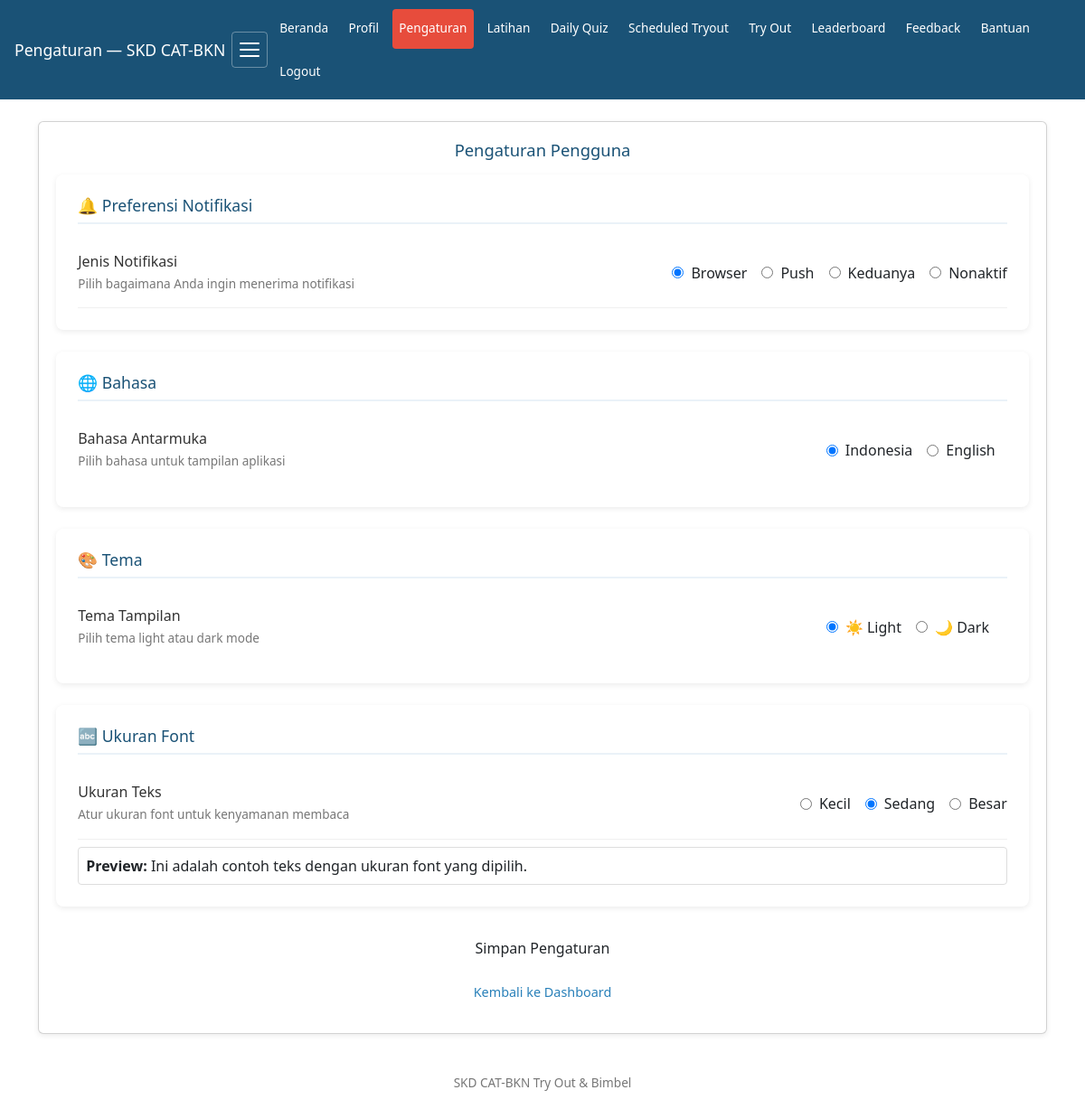
/pages/settings.php (signed in), run on the app's committed database.
### tables this page shows
CREATE TABLE `users` (
  `id` int(11) NOT NULL AUTO_INCREMENT,
  `nama` varchar(100) NOT NULL,
  `email` varchar(100) DEFAULT NULL COMMENT 'Email (deprecated, gunakan no_hp)',
  `instansi_pilihan` varchar(100) DEFAULT NULL,
  `created_at` timestamp NOT NULL DEFAULT current_timestamp(),
  `role` enum('admin','user') DEFAULT 'user',
  `status` enum('active','suspended','banned') DEFAULT 'active' COMMENT 'User account status',
  `suspended_at` timestamp NULL DEFAULT NULL COMMENT 'Timestamp when user was suspended',
  `suspended_reason` text DEFAULT NULL COMMENT 'Reason for suspension',
  `instansi_id` int(11) DEFAULT NULL,
  `password_hash` varchar(255) DEFAULT NULL,
  `failed_attempts` int(11) DEFAULT 0,
  `lockout_until` datetime DEFAULT NULL,
  `instansi` varchar(100) DEFAULT NULL,
  `no_hp` varchar(20) DEFAULT NULL COMMENT 'Nomor HP untuk login (08xx)',
  `sekolah_asal` varchar(100) DEFAULT NULL COMMENT 'Nama sekolah asal (SMA/SMK/MA)',
  `tahun_tamat` int(11) DEFAULT NULL COMMENT 'Tahun tamat sekolah',
  `foto_profil` varchar(255) DEFAULT NULL COMMENT 'Path to profile photo',
  `tanggal_lahir` date DEFAULT NULL COMMENT 'Tanggal lahir user',
  `jenis_kelamin` enum('L','P') DEFAULT NULL COMMENT 'Jenis kelamin: L=Laki-laki, P=Perempuan',
  `alamat` text DEFAULT NULL COMMENT 'Alamat lengkap user',
  `show_leaderboard` tinyint(1) DEFAULT 1 COMMENT 'Show profile in leaderboard: 1=show, 0=hide',
  `notification_preference` enum('push','browser','both','none') DEFAULT 'browser' COMMENT 'Preferensi notifikasi',
  `language` varchar(5) DEFAULT 'id' COMMENT 'Bahasa: id=en, en=english',
  `theme` varchar(10) DEFAULT 'light' COMMENT 'Tema: light/dark',
  `font_size` varchar(10) DEFAULT 'medium' COMMENT 'Ukuran font: small/medium/large',
  PRIMARY KEY (`id`),
  UNIQUE KEY `unique_no_hp` (`no_hp`),
  KEY `instansi_id` (`instansi_id`),
  KEY `idx_status` (`status`),
  CONSTRAINT `users_ibfk_1` FOREIGN KEY (`instansi_id`) REFERENCES `instansi` (`id`) ON DELETE SET NULL
);

### pages/settings.php (the view, shortened to what this page needs)
<?php
require '../config.php';
$userId = (int)$_SESSION['user_id'];
$stmt = $pdo->prepare("SELECT * FROM users WHERE id = ?");
$stmt->execute([$userId]);
$user = $stmt->fetch();
?>
<!DOCTYPE html>
<html lang="id">
<head>
<link rel="stylesheet" href="assets/form.css">
<link rel="stylesheet" href="assets/style.css">
</head>
<body>
<?php require '../includes/navigation.php'; ?>
<div class="container">
<div class="card">
<h2>Pengaturan Pengguna</h2>
<form method="POST" action="">
<div class="settings-section">
    <h3>🔔 Preferensi Notifikasi</h3>
    <div class="setting-item">
        <div class="setting-label">
            <h4>Jenis Notifikasi</h4>
            <p>Pilih bagaimana Anda ingin menerima notifikasi</p>
        </div>
        <div class="setting-control">
            <div class="radio-group">
                <label class="radio-option">
                    <input type="radio" name="notification_preference" value="browser" <?= ($user['notification_preference'] ?? 'browser') === 'browser' ? 'checked' : '' ?>>
                    <span>Browser</span>
                </label>
                <label class="radio-option">
                    <input type="radio" name="notification_preference" value="push" <?= ($user['notification_preference'] ?? 'browser') === 'push' ? 'checked' : '' ?>>
                    <span>Push</span>
                </label>
                <label class="radio-option">
                    <input type="radio" name="notification_preference" value="both" <?= ($user['notification_preference'] ?? 'browser') === 'both' ? 'checked' : '' ?>>
                    <span>Keduanya</span>
                </label>
                <label class="radio-option">
                    <input type="radio" name="notification_preference" value="none" <?= ($user['notification_preference'] ?? 'browser') === 'none' ? 'checked' : '' ?>>
                    <span>Nonaktif</span>
                </label>
            </div>
        </div>
    </div>
</div>
<div class="settings-section">
    <h3>🌐 Bahasa</h3>
    <div class="setting-item">
        <div class="setting-label">
            <h4>Bahasa Antarmuka</h4>
            <p>Pilih bahasa untuk tampilan aplikasi</p>
        </div>
        <div class="setting-control">
            <div class="radio-group">
                <label class="radio-option">
                    <input type="radio" name="language" value="id" <?= ($user['language'] ?? 'id') === 'id' ? 'checked' : '' ?>>
                    <span>Indonesia</span>
                </label>
                <label class="radio-option">
                    <input type="radio" name="language" value="en" <?= ($user['language'] ?? 'id') === 'en' ? 'checked' : '' ?>>
                    <span>English</span>
                </label>
            </div>
        </div>
    </div>
</div>
<div class="settings-section">
    <h3>🎨 Tema</h3>
    <div class="setting-item">
        <div class="setting-label">
            <h4>Tema Tampilan</h4>
            <p>Pilih tema light atau dark mode</p>
        </div>
        <div class="setting-control">
            <div class="radio-group">
                <label class="radio-option">
                    <input type="radio" name="theme" value="light" <?= ($user['theme'] ?? 'light') === 'light' ? 'checked' : '' ?>>
                    <span>☀️ Light</span>
                </label>
                <label class="radio-option">
                    <input type="radio" name="theme" value="dark" <?= ($user['theme'] ?? 'light') === 'dark' ? 'checked' : '' ?>>
                    <span>🌙 Dark</span>
                </label>
            </div>
        </div>
    </div>
</div>
<div class="settings-section">
    <h3>🔤 Ukuran Font</h3>
    <div class="setting-item">
        <div class="setting-label">
            <h4>Ukuran Teks</h4>
            <p>Atur ukuran font untuk kenyamanan membaca</p>
        </div>
        <div class="setting-control">
            <div class="radio-group">
                <label class="radio-option">
                    <input type="radio" name="font_size" value="small" <?= ($user['font_size'] ?? 'medium') === 'small' ? 'checked' : '' ?>>
                    <span>Kecil</span>
                </label>
                <label class="radio-option">
                    <input type="radio" name="font_size" value="medium" <?= ($user['font_size'] ?? 'medium') === 'medium' ? 'checked' : '' ?>>
                    <span>Sedang</span>
                </label>
                <label class="radio-option">
                    <input type="radio" name="font_size" value="large" <?= ($user['font_size'] ?? 'medium') === 'large' ? 'checked' : '' ?>>
                    <span>Besar</span>
                </label>
            </div>
        </div>
    </div>
    <div class="font-preview font-<?= $user['font_size'] ?? 'medium' ?>">
        <strong>Preview:</strong> Ini adalah contoh teks dengan ukuran font yang dipilih.
    </div>
</div>
<button type="submit" class="btn" aria-label="Simpan pengaturan">Simpan Pengaturan</button>
</form>
<p style="text-align:center;margin-top:1rem;font-size:.9rem">
<a href="user_dashboard.php" class="link">Kembali ke Dashboard</a>
</p>
</div>
</div>
<div class="footer">SKD CAT-BKN Try Out & Bimbel</div>
</body>
</html>

### assets/form.css (style rules this page uses)
* { box-sizing: border-box; margin: 0; padding: 0 }
body { font-family: 'Segoe UI', Arial, sans-serif; background: #f5f7fa; color: #222; line-height: 1.6; -webkit-text-size-adjust: 100%; transition: background .3s ease, color .3s ease }
.container { max-width: 420px; margin: 2rem auto; padding: 0 1rem }
.card { background: #fff; border-radius: 8px; box-shadow: 0 2px 6px rgba(0, 0, 0, .08); padding: 1.5rem; transition: background .3s ease, box-shadow .3s ease }
.card h2 { color: #1a5276; font-size: 1.15rem; margin-bottom: 1rem; text-align: center; transition: color .3s }
.btn { display: block; width: 100%; background: #2980b9; color: #fff; padding: .75rem; border-radius: 5px; border: none; font-size: .95rem; font-weight: 600; cursor: pointer; min-height: 44px; transition: background .3s }
.footer { text-align: center; padding: 1.5rem; color: #777; font-size: .85rem; transition: color .3s }
.link { color: #2980b9; text-decoration: none; transition: color .3s ease }

### assets/style.css (style rules this page uses)
* { box-sizing:border-box;margin:0;padding:0 }
body { font-family:'Segoe UI',Arial,sans-serif;background:#f5f7fa;color:#222;line-height:1.6;-webkit-text-size-adjust:100%;transition:background .3s ease,color .3s ease }
.container { max-width:1000px;margin:1.5rem auto;padding:0 1rem }
.btn { display:inline-block;background:#2980b9;color:#fff;padding:.55rem .9rem;border-radius:6px;text-decoration:none;font-weight:600;font-size:.9rem;min-height:44px;min-width:44px;white-space:nowrap;border:none;cursor:pointer }
.card { background:#fff;border-radius:8px;box-shadow:0 2px 6px rgba(0,0,0,.08);padding:1.2rem;margin-bottom:1.2rem }
.card h2 { color:#1a5276;font-size:1.15rem;margin-bottom:1rem;text-align:center }
.footer { text-align:center;padding:1.2rem;color:#777;font-size:.85rem;margin-top:1.5rem }
.link { color:#2980b9;text-decoration:none }

### pages/settings.php (style rules this page uses)
.settings-section { background: #fff; border-radius: 8px; padding: 1.5rem; box-shadow: 0 2px 6px rgba(0,0,0,0.08); margin-bottom: 1.5rem; }
.settings-section h3 { color: #1a5276; font-size: 1.1rem; margin-bottom: 1rem; border-bottom: 2px solid #eaf2f8; padding-bottom: 0.5rem; }
.setting-item { display: flex; justify-content: space-between; align-items: center; padding: 1rem 0; border-bottom: 1px solid #f0f0f0; }
.setting-item:last-child { border-bottom: none; }
.setting-label { flex: 1; }
.setting-label h4 { color: #333; font-size: 1rem; margin-bottom: 0.3rem; }
.setting-label p { color: #777; font-size: 0.85rem; margin: 0; }
.setting-control { min-width: 200px; }
.radio-group { display: flex; gap: 1rem; flex-wrap: wrap; }
.radio-option { display: flex; align-items: center; gap: 0.5rem; cursor: pointer; }
.radio-option input[type="radio"] { cursor: pointer; }
.font-preview { padding: 0.5rem; border: 1px solid #ddd; border-radius: 4px; margin-top: 0.5rem; }
.font-medium { font-size: 16px; }

### data on the page
users: notification_preference "☑ Browser", notification_preference "☐ Push", notification_preference "☐ Keduanya", notification_preference "☐ Nonaktif", language "☑ Indonesia", language "☐ English", theme "☑ ☀️ Light", theme "☐ 🌙 Dark", font_size "☐ Kecil", font_size "☑ Sedang", font_size "☐ Besar"

### other printed values
$pageTitle "Pengaturan — SKD CAT-BKN"
